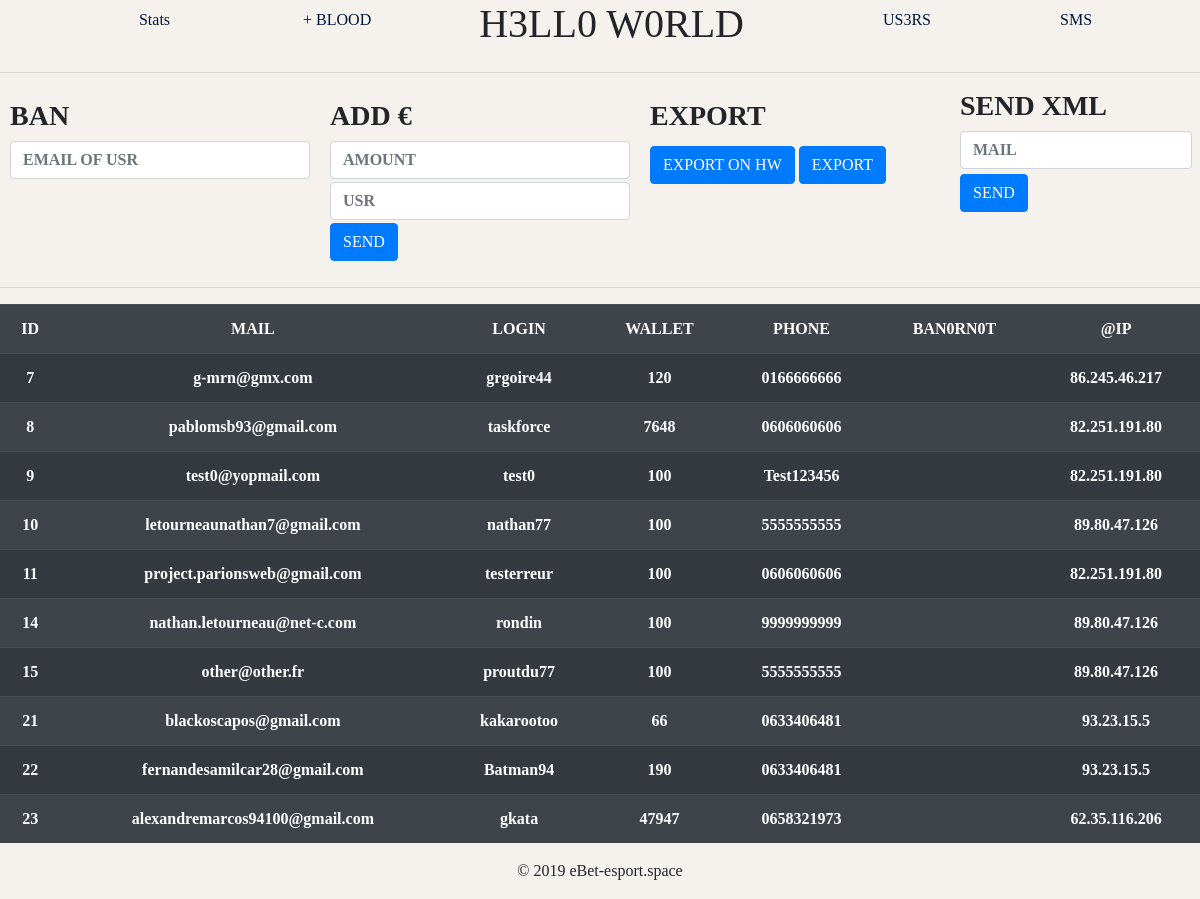
Screenshot of /adm/index.php with the database file from the repository.
### tables this page shows
CREATE TABLE `USR` (
  `id` int(11) NOT NULL AUTO_INCREMENT,
  `mail` varchar(50) DEFAULT NULL,
  `name` varchar(20) DEFAULT NULL,
  `firstname` varchar(20) DEFAULT NULL,
  `login` varchar(15) DEFAULT NULL,
  `passwd` varchar(255) DEFAULT NULL,
  `wallet` int(11) DEFAULT NULL,
  `city` smallint(5) unsigned DEFAULT NULL,
  `phoneNumber` char(10) DEFAULT NULL,
  `confirmKey` varchar(255) DEFAULT NULL,
  `confirm` int(11) DEFAULT NULL,
  `banOrNot` tinyint(1) DEFAULT 0,
  `countVictory` int(11) DEFAULT 0,
  `ip` varchar(15) DEFAULT NULL,
  `img` varchar(50) DEFAULT NULL,
  `credit` int(11) DEFAULT 0,
  `private` tinyint(1) DEFAULT 0,
  PRIMARY KEY (`id`)
);

### adm/index.php (the view, shortened to what this page needs)
<?php include('index/includes/header.php'); ?>
    <?php
    $bdd = bdd();
    $resp = $bdd->prepare('SELECT id, mail, login, wallet, phoneNumber, banOrNot, ip FROM USR');
    $resp->execute([]);
    ?>
<hr>
    <main>
      <section id="panel">
        <form action="index/ban.php" method="post" id="banContainer">
          <h3>BAN</h3>
          <input class="form-control" type="text" name="banmail" value="" placeholder="EMAIL OF USR" id="banmail">
        </form>
        <form action="adding/addMoney.php" method="post" id="walletContainer">
          <h3>ADD €</h3>
          <input class="form-control" type="text" name="amount" value="" placeholder="AMOUNT" id="amount" required>
          <input class="form-control" type="text" name="mail" value="" placeholder="USR" id="usrForCash" required>
          <input class="btn btn-primary" style="margin-top: 3px" type="submit" name="" value="SEND">
        </form>
        <form action="index/export.php" id="exportContainer">
          <h3>EXPORT</h3>
          <a class="btn btn-primary" href="index/xml.php" download="client.xml">EXPORT ON HW</a>
          <input type="submit" id="export" class="btn btn-primary" value="EXPORT">
        </form>
        <form action="index/mail.php" method="post">
          <h3>SEND XML</h3>
          <input class="form-control" type="text" name="mail" value="" placeholder="MAIL">
          <input class="btn btn-primary" type="submit" name="" value="SEND">
        </form>
      </section>
<hr>
      <table class="table table-striped table-dark">
        <tr>
          <th scope="col">ID</th>
          <th scope="col">MAIL</th>
          <th scope="col">LOGIN</th>
          <th scope="col">WALLET</th>
          <th scope="col">PHONE</th>
          <th scope="col">BAN0RN0T</th>
          <th scope="col">@IP</th>
        </tr>
        <?php
          while($data = $resp->fetch(PDO::FETCH_ASSOC)) {
        ?>
          <tr>
            <th scope="col"><?php echo $data['id'];?></th>
            <th scope="col"><?php echo $data['mail'];?></th>
            <th scope="col"><?php echo $data['login'];?></th>
            <th scope="col"><?php echo $data['wallet'];?></th>
            <th scope="col"><?php echo $data['phoneNumber'];?></th>
            <th scope="col"><?php if ($data['banOrNot'] == 1) { ?> <button class="btn btn-danger" type="button" name="button">BAN</button> <?php }  ?> </th>
            <th scope="col"><?php echo $data['ip'];?></th>
          </tr>
        <?php
          }
        ?>
      </table>
    </main>
<?php include('index/includes/footer.php'); ?>

### adm/index/includes/header.php (shortened to what this page needs)
<!DOCTYPE html>
<html lang="en" dir="ltr">
  <head>
    <link rel="stylesheet" href="https://stackpath.bootstrapcdn.com/bootstrap/4.4.1/css/bootstrap.min.css">
    <link rel="stylesheet" href="master.css">
    <link rel="stylesheet" href="index/css/index.css">
  </head>
  <body>
    <header>
      <nav>
        <ul id="ulL">
          <li class="header-text-container-l"><a href="stats/">Stats</a></li>
          <li class="header-text-container-l"><a href="adding/">+ BLOOD</a></li>
        </ul>
        <h1 id="hi">H3LL0 W0RLD</h1>
        <ul id="ulR">
          <li class="header-text-container-r"><a href="annunce/">SMS</a></li>
          <li class="header-text-container-r"><a href="./">US3RS</a></li>
        </ul>
      </nav>
    </header>

### adm/index/includes/footer.php (shortened to what this page needs)
    <footer>
      <p>&copy; 2019 eBet-esport.space<p>
    </footer>
  </body>
</html>

### adm/master.css (style rules this page uses)
* { font-family: 'Oxygen'; box-sizing: border-box; }
header { justify-content: space-evenly; align-items: center; }
body { width: 100%; height: 100vh; margin: 0; background-color: #F5F1ED; }
footer { display: flex; justify-content: center; }
nav { display: flex; align-items: center; justify-content: space-evenly; }
li > a { color: #011638; margin: 60px; align-self: center; }
h3 { font-weight: bold; }
.form-control::placeholder { font-weight: bold; }
.form-control { font-weight: bold; margin-top: 5px; }
.btn { margin-top: 5px; }
.table { margin-top: 5px; text-align: center; }
.header-text-container-l { list-style: none; margin-right: 9px; display: inline-block; }
.header-text-container-r { list-style: none; margin-right: 9px; display: inline-block; float: right; }

### adm/index/css/index.css (style rules this page uses)
#hi { text-align: center; }
#panel { display: flex; }
#banContainer { width: 300px; margin: 10px; }
#banmail::placeholder { font-weight: bold; }
#walletContainer { width: 300px; margin: 10px; }
#exportContainer { width: 300px; margin: 10px; }
#usrForCash { margin-top: 3px; }
#usrForCash::placeholder { font-weight: bold; }
#amount::placeholder { font-weight: bold; }

### rows the page displays
usr: id "7", mail "g-mrn@gmx.com", login "grgoire44", wallet "120", phoneNumber "0166666666", ip "86.245.46.217"
usr: id "8", mail "pablomsb93@gmail.com", login "taskforce", wallet "7648", phoneNumber "0606060606", ip "82.251.191.80"
usr: id "9", mail "test0@yopmail.com", login "test0", wallet "100", phoneNumber "Test123456", ip "82.251.191.80"
usr: id "10", mail "letourneaunathan7@gmail.com", login "nathan77", wallet "100", phoneNumber "5555555555", ip "89.80.47.126"
usr: id "11", mail "project.parionsweb@gmail.com", login "testerreur", wallet "100", phoneNumber "0606060606", ip "82.251.191.80"
usr: id "14", mail "nathan.letourneau@net-c.com", login "rondin", wallet "100", phoneNumber "9999999999", ip "89.80.47.126"
usr: id "15", mail "other@other.fr", login "proutdu77", wallet "100", phoneNumber "5555555555", ip "89.80.47.126"
usr: id "21", mail "blackoscapos@gmail.com", login "kakarootoo", wallet "66", phoneNumber "0633406481", ip "93.23.15.5"
usr: id "22", mail "fernandesamilcar28@gmail.com", login "Batman94", wallet "190", phoneNumber "0633406481", ip "93.23.15.5"
usr: id "23", mail "alexandremarcos94100@gmail.com", login "gkata", wallet "47947", phoneNumber "0658321973", ip "62.35.116.206"
